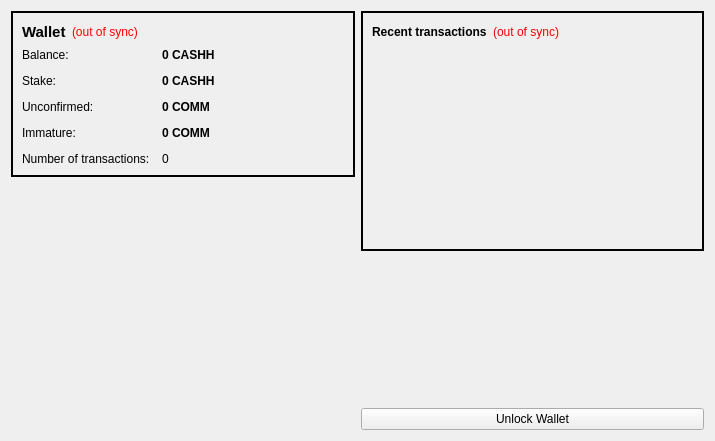
<?xml version="1.0" encoding="UTF-8"?>
<ui version="4.0">
 <class>OverviewPage</class>
 <widget class="QWidget" name="OverviewPage">
  <property name="geometry">
   <rect>
    <x>0</x>
    <y>0</y>
    <width>715</width>
    <height>441</height>
   </rect>
  </property>
  <property name="windowTitle">
   <string>Form</string>
  </property>
  <layout class="QHBoxLayout" name="horizontalLayout" stretch="1,1">
   <item>
    <layout class="QVBoxLayout" name="verticalLayout_2">
     <item>
      <widget class="QFrame" name="frame">
       <property name="styleSheet">
        <string notr="true">#frame {
border: 2px solid #010101;
}</string>
       </property>
       <property name="frameShape">
        <enum>QFrame::StyledPanel</enum>
       </property>
       <property name="frameShadow">
        <enum>QFrame::Raised</enum>
       </property>
       <layout class="QVBoxLayout" name="verticalLayout_4">
        <item>
         <layout class="QHBoxLayout" name="horizontalLayout_4">
          <item>
           <widget class="QLabel" name="label_5">
            <property name="font">
             <font>
              <pointsize>11</pointsize>
              <weight>75</weight>
              <bold>true</bold>
             </font>
            </property>
            <property name="text">
             <string>Wallet</string>
            </property>
           </widget>
          </item>
          <item>
           <widget class="QLabel" name="labelWalletStatus">
            <property name="toolTip">
             <string>The displayed information may be out of date. Your wallet automatically synchronizes with the CashhCoin network after a connection is established, but this process has not completed yet.</string>
            </property>
            <property name="styleSheet">
             <string notr="true">QLabel { color: red; }</string>
            </property>
            <property name="text">
             <string notr="true">(out of sync)</string>
            </property>
            <property name="alignment">
             <set>Qt::AlignLeading|Qt::AlignLeft|Qt::AlignVCenter</set>
            </property>
           </widget>
          </item>
          <item>
           <spacer name="horizontalSpacer_2">
            <property name="orientation">
             <enum>Qt::Horizontal</enum>
            </property>
            <property name="sizeHint" stdset="0">
             <size>
              <width>40</width>
              <height>20</height>
             </size>
            </property>
           </spacer>
          </item>
         </layout>
        </item>
        <item>
         <layout class="QFormLayout" name="formLayout_2">
          <property name="fieldGrowthPolicy">
           <enum>QFormLayout::AllNonFixedFieldsGrow</enum>
          </property>
          <property name="horizontalSpacing">
           <number>12</number>
          </property>
          <property name="verticalSpacing">
           <number>12</number>
          </property>
          <item row="0" column="0">
           <widget class="QLabel" name="label">
            <property name="text">
             <string>Balance:</string>
            </property>
           </widget>
          </item>
          <item row="0" column="1">
           <widget class="QLabel" name="labelBalance">
            <property name="font">
             <font>
              <weight>75</weight>
              <bold>true</bold>
             </font>
            </property>
            <property name="cursor">
             <cursorShape>IBeamCursor</cursorShape>
            </property>
            <property name="toolTip">
             <string>Your current balance</string>
            </property>
            <property name="text">
             <string notr="true">0 CASHH</string>
            </property>
            <property name="textInteractionFlags">
             <set>Qt::LinksAccessibleByMouse|Qt::TextSelectableByKeyboard|Qt::TextSelectableByMouse</set>
            </property>
           </widget>
          </item>
          <item row="1" column="0">
           <widget class="QLabel" name="label_6">
            <property name="text">
             <string>Stake:</string>
            </property>
           </widget>
          </item>
          <item row="1" column="1">
           <widget class="QLabel" name="labelStake">
            <property name="font">
             <font>
              <weight>75</weight>
              <bold>true</bold>
             </font>
            </property>
            <property name="cursor">
             <cursorShape>IBeamCursor</cursorShape>
            </property>
            <property name="toolTip">
             <string>Total of coins that was staked, and do not yet count toward the current balance</string>
            </property>
            <property name="text">
             <string notr="true">0 CASHH</string>
            </property>
            <property name="textInteractionFlags">
             <set>Qt::LinksAccessibleByMouse|Qt::TextSelectableByKeyboard|Qt::TextSelectableByMouse</set>
            </property>
           </widget>
          </item>
          <item row="2" column="0">
           <widget class="QLabel" name="label_3">
            <property name="text">
             <string>Unconfirmed:</string>
            </property>
           </widget>
          </item>
          <item row="2" column="1">
           <widget class="QLabel" name="labelUnconfirmed">
            <property name="font">
             <font>
              <weight>75</weight>
              <bold>true</bold>
             </font>
            </property>
            <property name="cursor">
             <cursorShape>IBeamCursor</cursorShape>
            </property>
            <property name="toolTip">
             <string>Total of transactions that have yet to be confirmed, and do not yet count toward the current balance</string>
            </property>
            <property name="text">
             <string notr="true">0 COMM</string>
            </property>
            <property name="textInteractionFlags">
             <set>Qt::LinksAccessibleByMouse|Qt::TextSelectableByKeyboard|Qt::TextSelectableByMouse</set>
            </property>
           </widget>
          </item>
          <item row="3" column="0">
           <widget class="QLabel" name="labelImmatureText">
            <property name="text">
             <string>Immature:</string>
            </property>
           </widget>
          </item>
          <item row="3" column="1">
           <widget class="QLabel" name="labelImmature">
            <property name="font">
             <font>
              <weight>75</weight>
              <bold>true</bold>
             </font>
            </property>
            <property name="toolTip">
             <string>Mined balance that has not yet matured</string>
            </property>
            <property name="text">
             <string notr="true">0 COMM</string>
            </property>
            <property name="textInteractionFlags">
             <set>Qt::LinksAccessibleByMouse|Qt::TextSelectableByKeyboard|Qt::TextSelectableByMouse</set>
            </property>
           </widget>
          </item>
          <item row="4" column="0">
           <widget class="QLabel" name="label_2">
            <property name="text">
             <string>Number of transactions:</string>
            </property>
           </widget>
          </item>
          <item row="4" column="1">
           <widget class="QLabel" name="labelNumTransactions">
            <property name="toolTip">
             <string>Total number of transactions in wallet</string>
            </property>
            <property name="text">
             <string notr="true">0</string>
            </property>
           </widget>
          </item>
         </layout>
        </item>
       </layout>
      </widget>
     </item>
     <item>
      <spacer name="verticalSpacer">
       <property name="orientation">
        <enum>Qt::Vertical</enum>
       </property>
       <property name="sizeHint" stdset="0">
        <size>
         <width>20</width>
         <height>40</height>
        </size>
       </property>
      </spacer>
     </item>
     <item>
      <widget class="QLabel" name="label_6">
       <property name="text">
        <string/>
       </property>
       <property name="pixmap">
        <pixmap resource="../bitcoin.qrc">:/images/backg</pixmap>
       </property>
       <property name="scaledContents">
        <bool>false</bool>
       </property>
       <property name="alignment">
        <set>Qt::AlignCenter</set>
       </property>
       <property name="margin">
        <number>-2</number>
       </property>
      </widget>
     </item>
    </layout>
   </item>
   <item>
    <layout class="QVBoxLayout" name="verticalLayout_3">
     <item>
      <widget class="QFrame" name="frame_2">
       <property name="styleSheet">
        <string notr="true">#frame_2 {
border: 2px solid #010101;
}</string>
       </property>
       <property name="frameShape">
        <enum>QFrame::StyledPanel</enum>
       </property>
       <property name="frameShadow">
        <enum>QFrame::Raised</enum>
       </property>
       <layout class="QVBoxLayout" name="verticalLayout">
        <item>
         <layout class="QHBoxLayout" name="horizontalLayout_2">
          <item>
           <widget class="QLabel" name="label_4">
            <property name="text">
             <string>&lt;b&gt;Recent transactions&lt;/b&gt;</string>
            </property>
           </widget>
          </item>
          <item>
           <widget class="QLabel" name="labelTransactionsStatus">
            <property name="toolTip">
             <string>The displayed information may be out of date. Your wallet automatically synchronizes with the CashhCoin network after a connection is established, but this process has not completed yet.</string>
            </property>
            <property name="styleSheet">
             <string notr="true">QLabel { color: red; }</string>
            </property>
            <property name="text">
             <string notr="true">(out of sync)</string>
            </property>
            <property name="alignment">
             <set>Qt::AlignRight|Qt::AlignTrailing|Qt::AlignVCenter</set>
            </property>
           </widget>
          </item>
          <item>
           <spacer name="horizontalSpacer">
            <property name="orientation">
             <enum>Qt::Horizontal</enum>
            </property>
            <property name="sizeHint" stdset="0">
             <size>
              <width>40</width>
              <height>20</height>
             </size>
            </property>
           </spacer>
          </item>
         </layout>
        </item>
        <item>
         <widget class="QListView" name="listTransactions">
          <property name="styleSheet">
           <string notr="true">QListView { background: transparent; }</string>
          </property>
          <property name="frameShape">
           <enum>QFrame::NoFrame</enum>
          </property>
          <property name="verticalScrollBarPolicy">
           <enum>Qt::ScrollBarAlwaysOff</enum>
          </property>
          <property name="horizontalScrollBarPolicy">
           <enum>Qt::ScrollBarAlwaysOff</enum>
          </property>
          <property name="selectionMode">
           <enum>QAbstractItemView::NoSelection</enum>
          </property>
         </widget>
        </item>
       </layout>
      </widget>
     </item>
     <item>
      <spacer name="verticalSpacer_2">
       <property name="orientation">
        <enum>Qt::Vertical</enum>
       </property>
       <property name="sizeHint" stdset="0">
        <size>
         <width>20</width>
         <height>40</height>
        </size>
       </property>
      </spacer>
     </item>
     <item>
      <widget class="QPushButton" name="unlockWalletButton">
       <property name="text">
        <string>Unlock Wallet</string>
       </property>
      </widget>
     </item>
    </layout>
   </item>
  </layout>
 </widget>
 <resources>
  <include location="../bitcoin.qrc"/>
 </resources>
 <connections/>
</ui>
